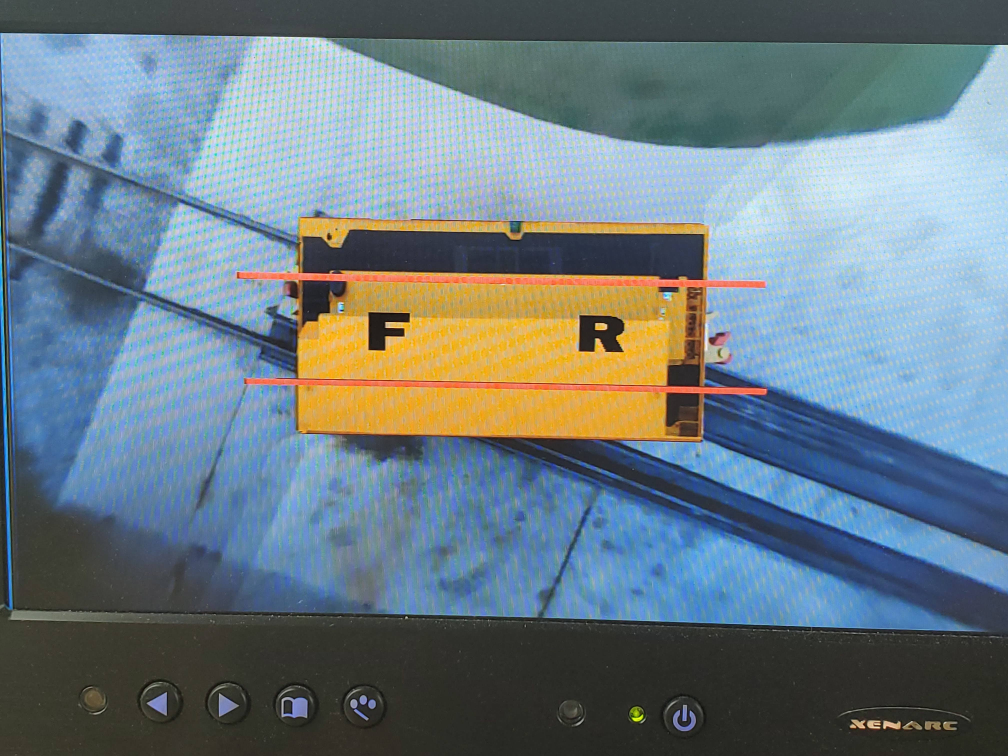
#> input picture overrails.jpg, 4032 x 3024 px (shown at 1/4 size)
$ python -i test3_colorID.py   (imports and definitions only)
#> lines starting #> are read from the running program, lines starting #| are printed output that depends on the picture; after the words box and inside, x2 and y2 are one past the last pixel; in counts of white or black regions, pixels touching at a corner belong together
#> further down, picture is the input picture: shape (3024, 4032, 3); mean B, G, R 131.9, 123.5, 107.6
import nanocamera as nano
import numpy as np
import cv2
import matplotlib.pyplot as plt
import time
import threading


def gray(frame):
    hsv= cv2.cvtColor(frame, cv2.COLOR_BGR2HSV)
#> hsv: shape (3024, 4032, 3); mean H, S, V 80.1, 85.8, 148.2
    lower_gray = np.array([0, 5, 10], np.uint8)
    upper_gray = np.array([179, 25, 255], np.uint8)
    mask_dark = cv2.inRange(hsv, lower_gray, upper_gray)
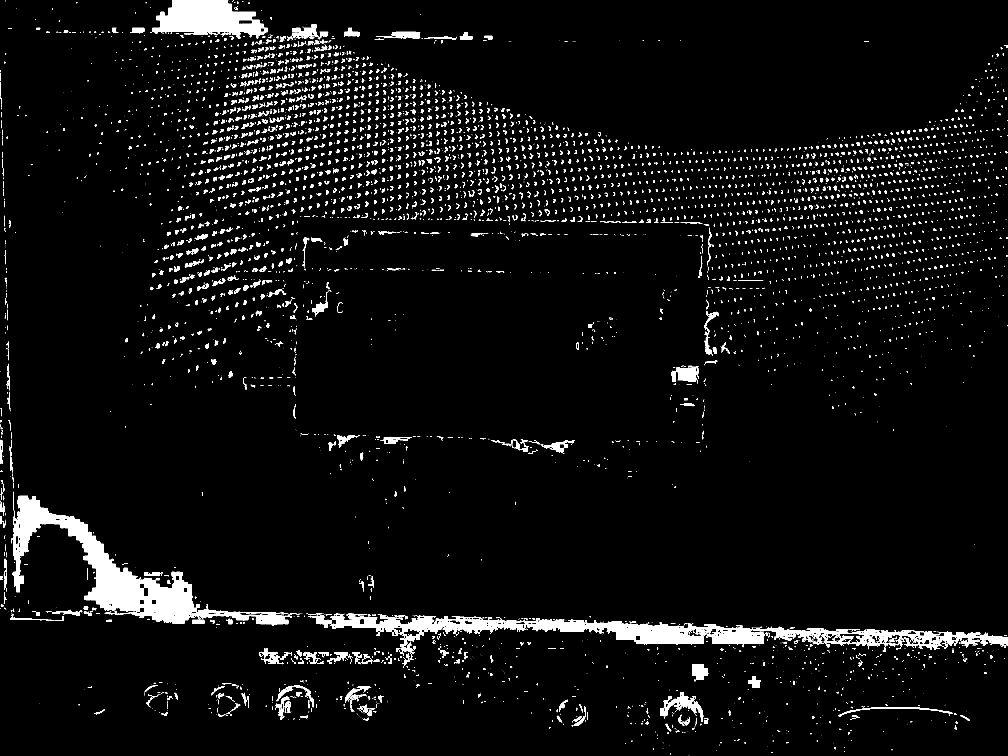
#> mask_dark: shape (3024, 4032) (shown at 1/4 size); 4.4% white; 6908 white regions (4220 under 20 px), largest, box (x1, y1, x2, y2) and area: (50, 1967, 1158, 2501) 112877, (1322, 2454, 4032, 2600) 106024, (608, 0, 1072, 155) 45133
    img_res = cv2.bitwise_and(frame, frame, mask = mask_dark)
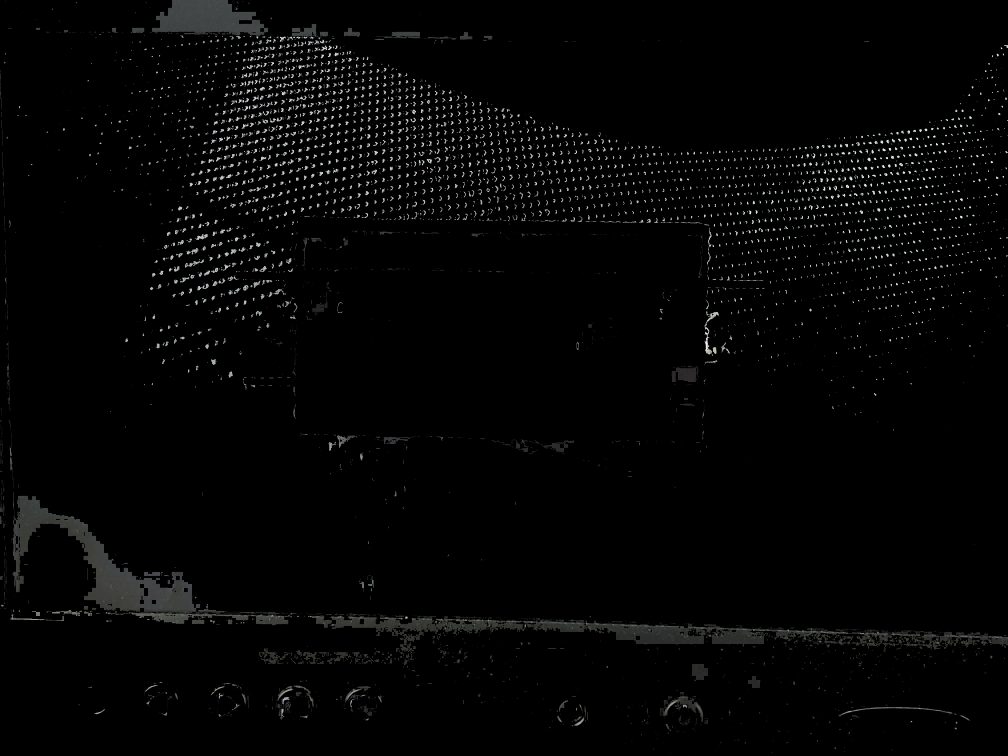
#> img_res: shape (3024, 4032, 3) (shown at 1/4 size); mean B, G, R 4.7, 4.8, 4.7
    return img_res


# [45 lines left out: functions region_of_interest, display_lines, cam, not called in this run]


# [2 lines not run here, left out]


>>> import cv2
>>> picture = cv2.imread('overrails.jpg')
>>> result = gray(picture)

$ run again, on perp.jpg
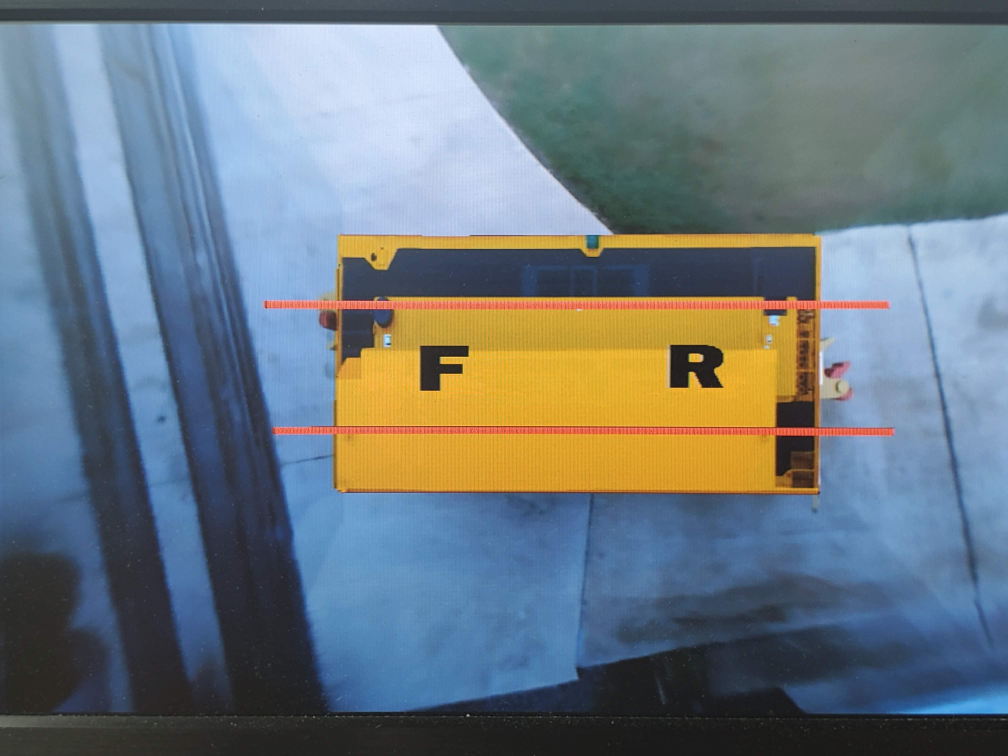
#> input picture perp.jpg, 4032 x 3024 px (shown at 1/4 size)
#> picture is the input picture: shape (3024, 4032, 3); mean B, G, R 127.2, 119.9, 107.8
#> hsv: shape (3024, 4032, 3); mean H, S, V 86.7, 93.9, 148.1
#> in gray, `mask_dark = cv2.inRange(hsv, lower_gray, upper_gray)`:
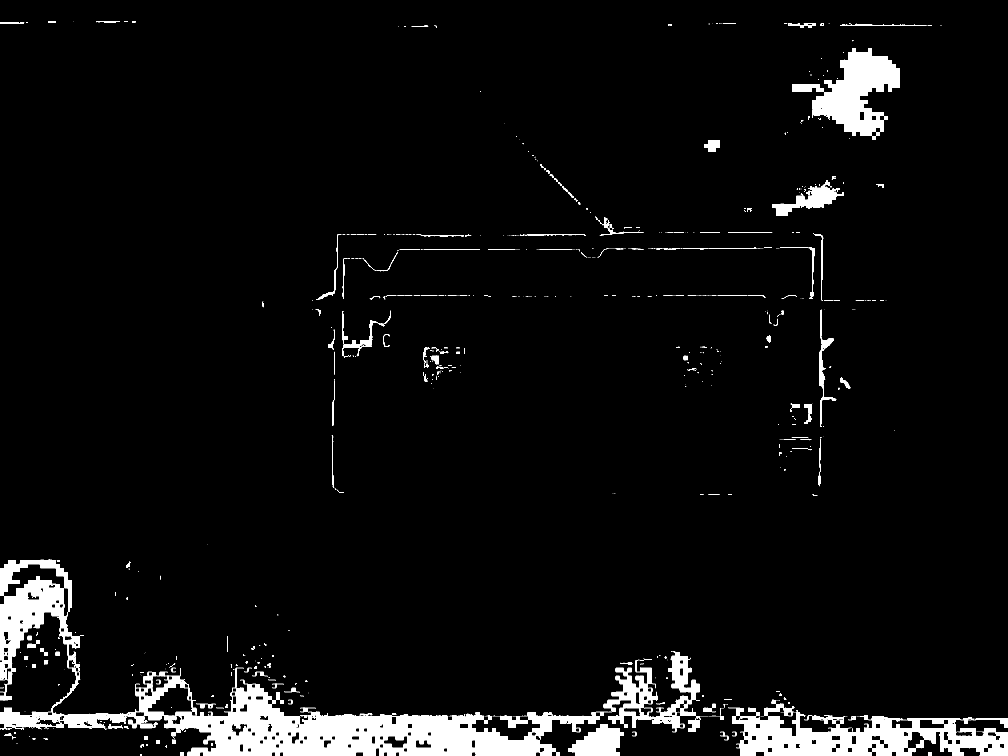
#> mask_dark: shape (3024, 4032) (shown at 1/4 size); 5.2% white; 1076 white regions (795 under 20 px), largest, box (x1, y1, x2, y2) and area: (0, 2239, 2433, 3024) 327057, (2928, 2799, 4032, 3024) 115671, (3168, 192, 3600, 560) 70742
#> in gray, `img_res = cv2.bitwise_and(frame, frame, mask = mask_dark)`:
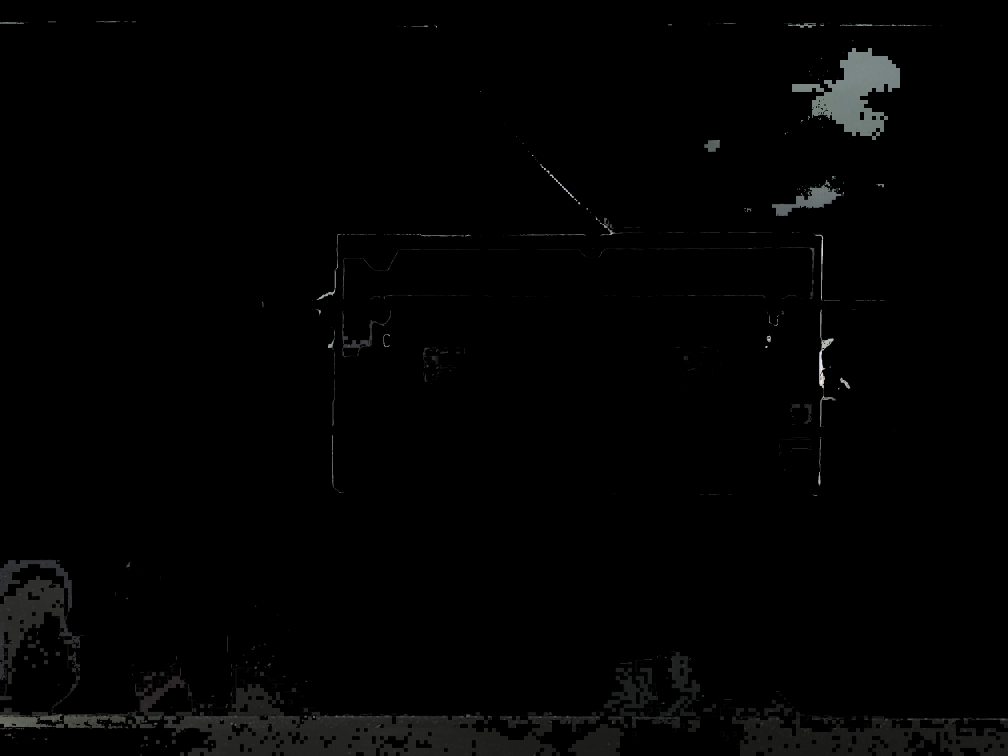
#> img_res: shape (3024, 4032, 3) (shown at 1/4 size); mean B, G, R 2.7, 2.8, 2.7

$ run again, on perpp.jpg
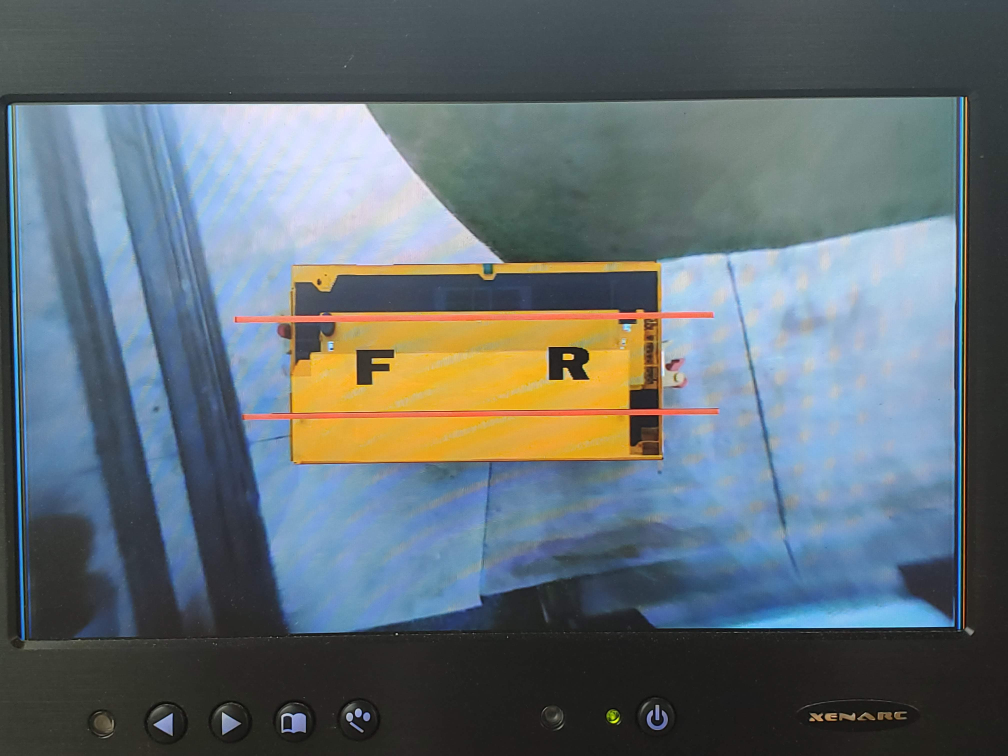
#> input picture perpp.jpg, 4032 x 3024 px (shown at 1/4 size)
#> picture is the input picture: shape (3024, 4032, 3); mean B, G, R 115.5, 109.8, 98.9
#> hsv: shape (3024, 4032, 3); mean H, S, V 79.5, 69.8, 128.9
#> in gray, `mask_dark = cv2.inRange(hsv, lower_gray, upper_gray)`:
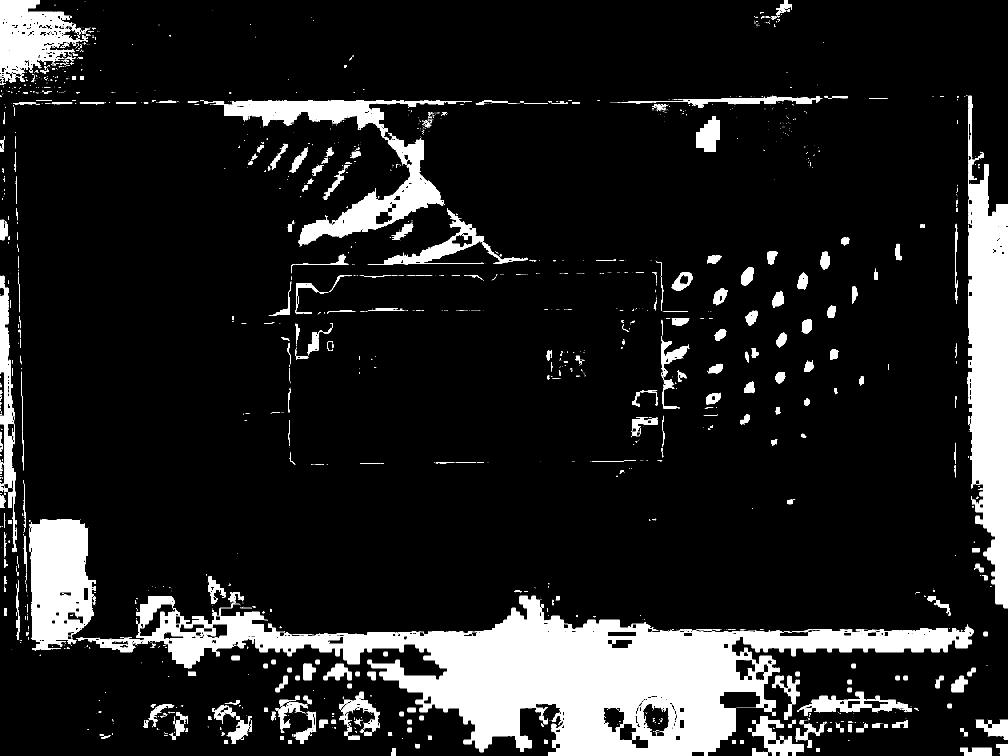
#> mask_dark: shape (3024, 4032) (shown at 1/4 size); 12.4% white; 2799 white regions (2173 under 20 px), largest, box (x1, y1, x2, y2) and area: (382, 2383, 3896, 3024) 731446, (3872, 383, 4032, 2433) 217668, (118, 2076, 383, 2575) 101905
#> in gray, `img_res = cv2.bitwise_and(frame, frame, mask = mask_dark)`:
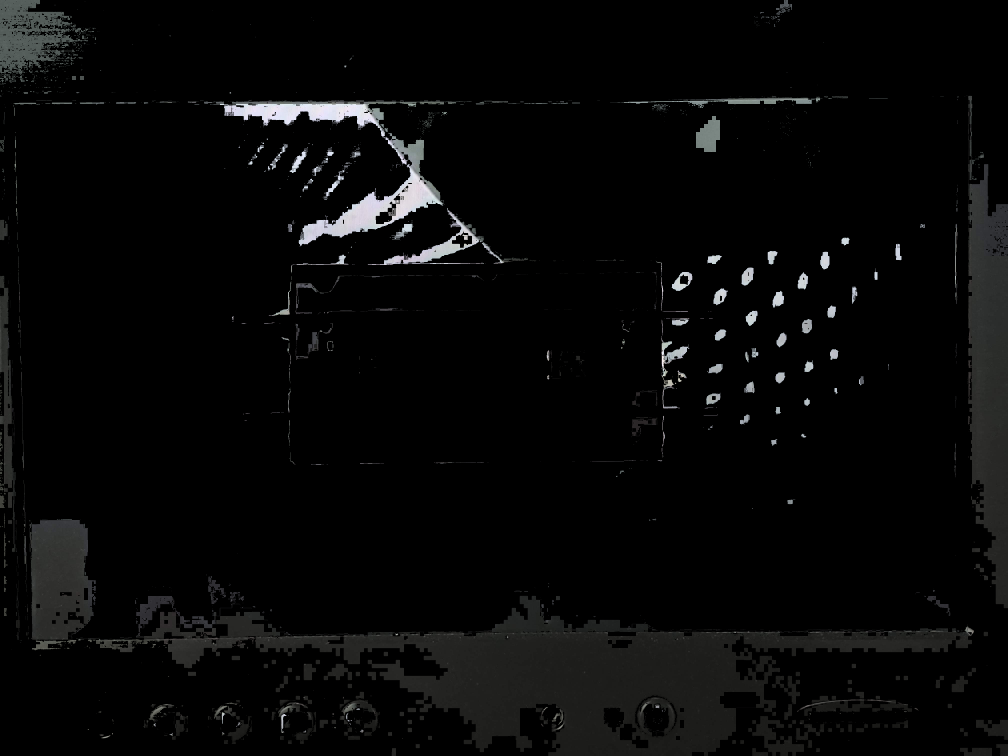
#> img_res: shape (3024, 4032, 3) (shown at 1/4 size); mean B, G, R 7.8, 7.8, 7.7

$ run again, on rails2.jpg
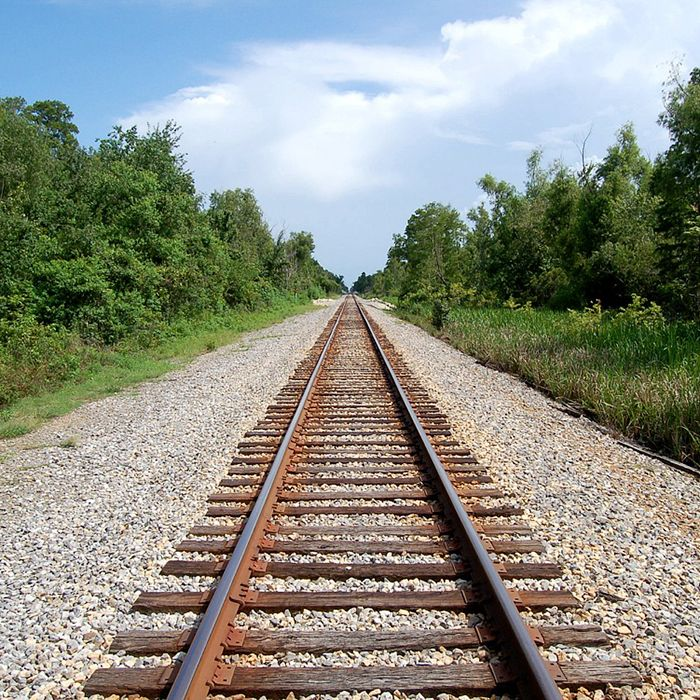
#> input picture rails2.jpg, 700 x 700 px
#> picture is the input picture: shape (700, 700, 3); mean B, G, R 134.4, 144.5, 141.3
#> hsv: shape (700, 700, 3); mean H, S, V 49.4, 84.4, 159.4
#> in gray, `mask_dark = cv2.inRange(hsv, lower_gray, upper_gray)`:
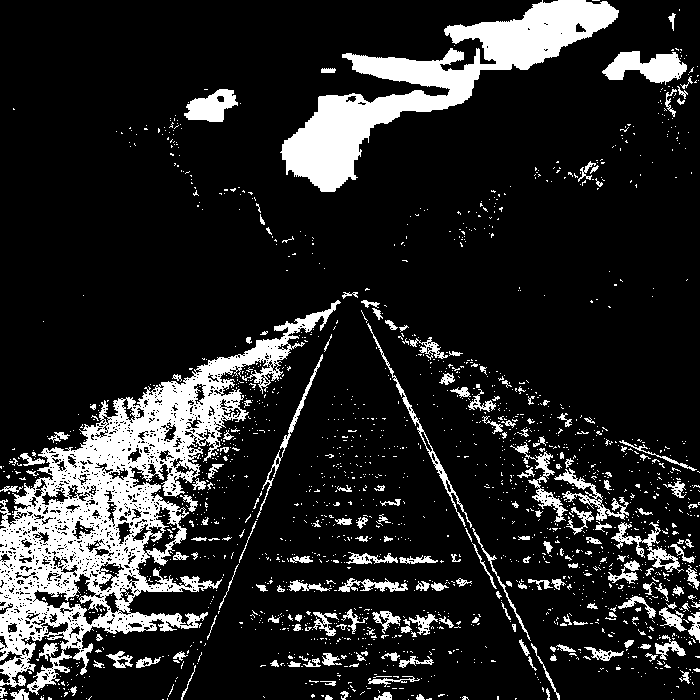
#> mask_dark: shape (700, 700); 15.4% white; 1868 white regions (1679 under 20 px), largest, box (x1, y1, x2, y2) and area: (0, 300, 341, 695) 33414, (280, 0, 619, 192) 17165, (602, 51, 687, 85) 1664
#> in gray, `img_res = cv2.bitwise_and(frame, frame, mask = mask_dark)`:
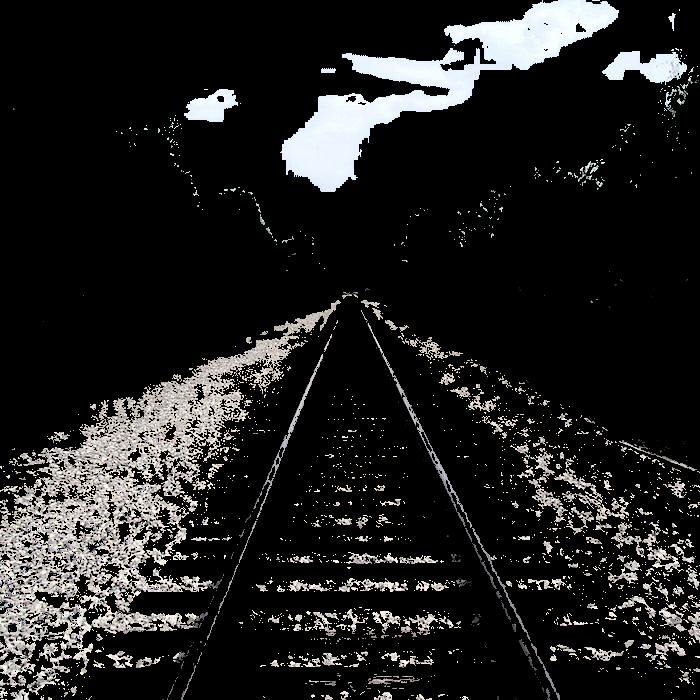
#> img_res: shape (700, 700, 3); mean B, G, R 31.8, 32.1, 32.4
